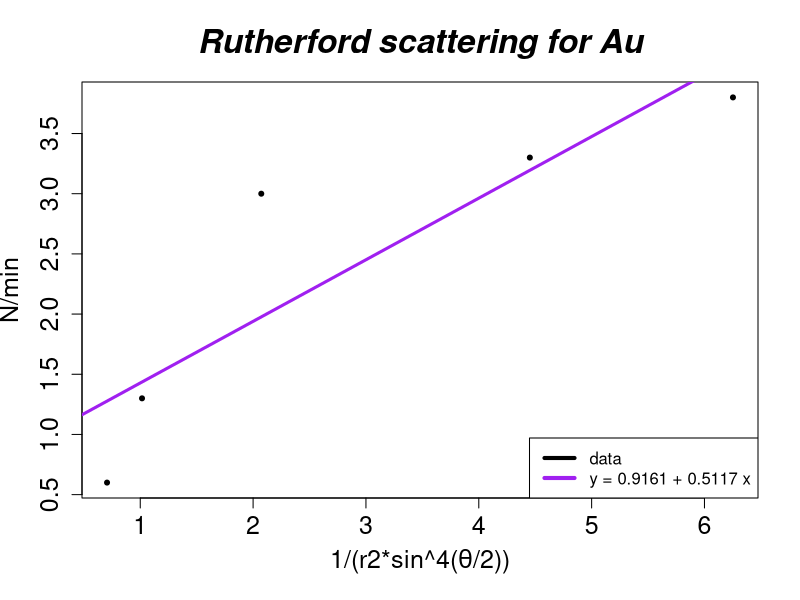
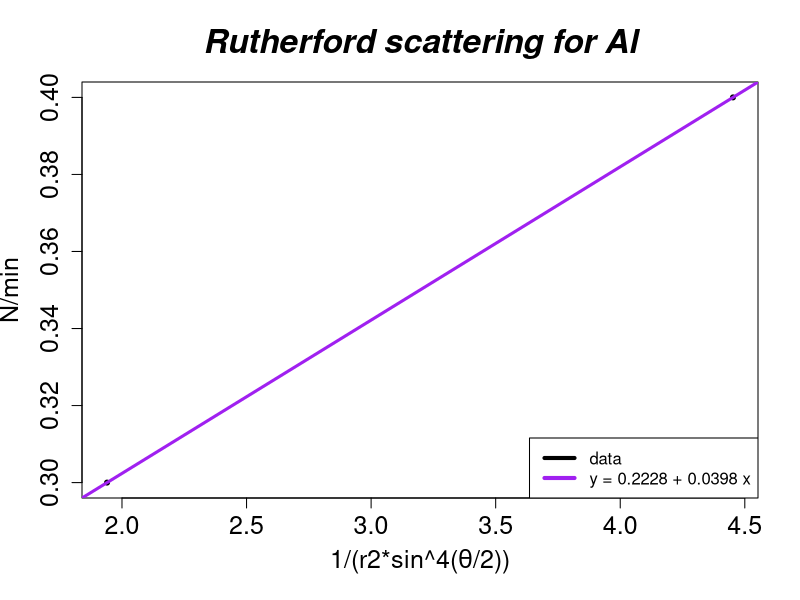

Reproduce these figures in R, in order.
# parametri		
dlt_L = 0.001 #m
dlt_t = 0.08	#min
a = 0.02		#m
z_Au = 79
z_Al = 13
df_Au = 1.50E-06	#m
df_Al = 8.00E-06	#m

column = c("half_l", "t_min", "N")
au = read.csv(file="2au.csv", header=FALSE, sep=",", col.names=column)
al = read.csv(file="2al.csv", header=FALSE, sep=",", col.names=column)

convertToM = function(au){
	au[,1] = au[,1] * 0.01 # convert l/2 to m
}

processData = function(data){
	Nmin = data[,3] / data[,2]
	dlt_Nmin = data[,3] * dlt_t / data[,2]^2
	sin05theta = a / sqrt(a^2 + data[,1]	^2)
	dlt_sin05theta = a * data[,1] * dlt_L * (a^2 + data[,1]^2)^(-1.5)
	theta = 2 * asin(sin05theta) * 180 / pi
	dlt_theta = 2 * dlt_sin05theta / sqrt(1 - sin05theta^2)
	r2 = sqrt(a^2 + data[,1]^2)
	dlt_r2 = data[,1] * dlt_L * (a^2 + data[,1]^2)^(-0.5)
	r2sin = 1/(r2^2 * sin05theta^4) / 10000
	dlt_r2sin = sqrt((2 * dlt_r2 * r2sin/r2)^2 +
		(4 * dlt_sin05theta * r2sin/sin05theta)^2)
	data_means = data.frame(Nmin, dlt_Nmin, sin05theta, dlt_sin05theta, theta,
		dlt_theta, r2, dlt_r2, r2sin, dlt_r2sin)
}

plotData = function(data_means, material){
	linfit = lm(data_means[, 'Nmin'] ~ data_means[, 'r2sin'])
	smry = summary(linfit) 
	coef2=smry$coefficients[2][1]
	coef1=smry$coefficients[1][1]
	cat('y=',(as.numeric(coef1)),'+',(as.numeric(coef2)),'x','\n')
	equation = sprintf("y = %.4f + %.4f x", coef1, coef2)

	plot.new()
	jpeg(paste('rplot', toString(material), '.jpeg', sep=""), width = 900, height = 500, units = "px", pointsize = 10)
	plot(data_means[, 'r2sin'],data_means[, 'Nmin'], pch=20, col = "black",
		xlab = expression(paste("1/(r2*sin^4(", theta, "/2))")),
		ylab = "N/min",
		# ylab=expression(paste("N(", theta, ")/min)")),
		cex.axis = 1.5, cex.lab=1.5)
	title(paste('Rutherford scattering for ', toString(material), sep=""),
	    cex.main = 2,   font.main= 4, col.main= "black")
	abline(linfit, col = "purple", lwd=3)
	legend("bottomright", legend = c("data", equation),
			col=c("black", "purple"), lwd = 4, lty = 1, xjust = 1, yjust = 1)
	dev.off()
}

au[,1] = convertToM(au)
al[,1] = convertToM(al)
au_means = processData(au)
al_means = processData(al)

print('Aurum')
print(au)
print(au_means)
print('Aluminium')
print(al)
print(al_means)

plotData(au_means, "Au")
plotData(al_means, "Al")